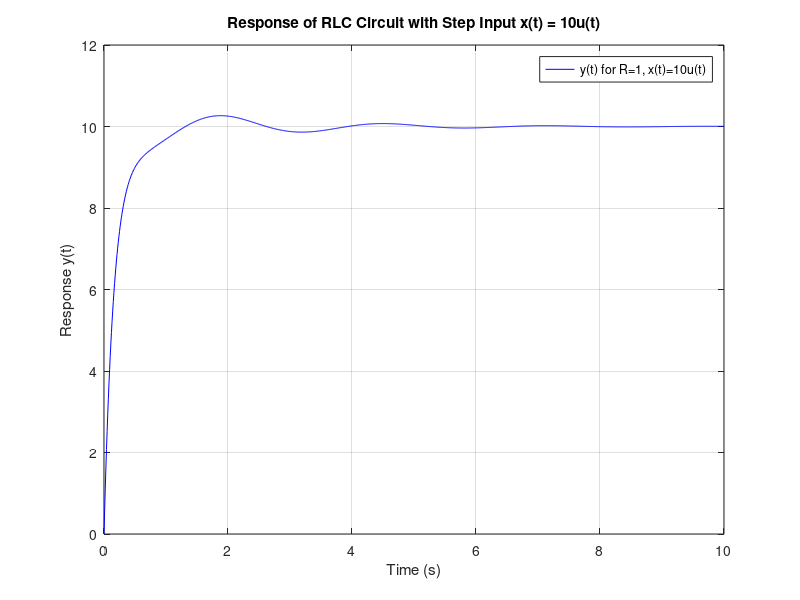

Write MATLAB code to recreate this figure.
close all; clear all;

% Circuit parameters
R = 1;         % Resistance (Ohm)
L = 1;         % Inductance (H)
C = 1/6;       % Capacitance (F)

% Initial conditions
i_0 = 0;       % Initial current (A)
y_0 = 0;       % Initial voltage across capacitor (V)
d_y_0 = i_0 / C;  % Derivative of voltage across capacitor

% Input function
x_t = @(t) 10 * (t >= 0);  % Step function x(t) = 10u(t)

% Time vector
t_vector = 0:0.01:10;

% Transfer function coefficients
num = [d_y_0];  % Numerator based on initial condition
den = [1 R/L (1/(L*C))]; % Denominator coefficients

% Calculate step response using step function
% Since the system is at rest initially, the step response can be derived directly.
% The response to the step input can be found by using the inverse Laplace transform
% and knowing the system's impulse response.

% Compute the homogeneous response y_h(t)
s1 = -R/(2*L) + sqrt((R/(2*L))^2 - 1/(L*C)); % Roots of the denominator
s2 = -R/(2*L) - sqrt((R/(2*L))^2 - 1/(L*C));

% Coefficients for the response
A = (y_0 - (10/(1/(L*C)))) / (s1 - s2);
B = (10/(1/(L*C))) / (s1 - s2);

% Compute the full response
y_h = A * exp(s1 * t_vector) + B * exp(s2 * t_vector);

% Particular response due to the step input
y_p = 10 * (1 - exp(-t_vector/(R*C))); % Final value due to the step input 

% Total response y(t) = homogeneous + particular response
y = y_h + y_p;

% Plotting the response
figure;
plot(t_vector, y, 'b', 'DisplayName', 'y(t) for R=1, x(t)=10u(t)');
xlabel('Time (s)');
ylabel('Response y(t)');
title('Response of RLC Circuit with Step Input x(t) = 10u(t)');
grid on;
legend show;  % Show legend
